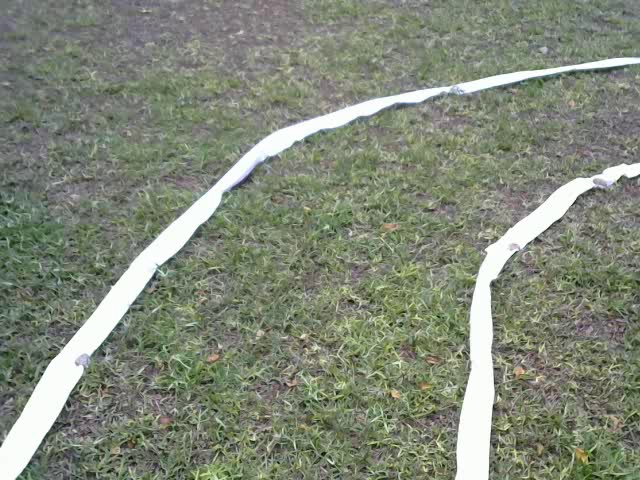
#> input picture frame0.jpg, 640 x 480 px
$ python binary.py
#> lines starting #> are read from the running program, lines starting #| are printed output that depends on the picture; after the words box and inside, x2 and y2 are one past the last pixel; in counts of white or black regions, pixels touching at a corner belong together
import matplotlib.pyplot as plt
import cv2
import numpy as np


def topview(image):
        height,width,col = image.shape
        src = np.array([[0,0],[639,0],[639,479],[0,479]],dtype='float32')
        dest = np.array([[0,0],[639,0],[480,479],[210,height]],dtype='float32')
        h, status = cv2.findHomography(src, dest)
        imgd = np.zeros((height,width,col),dtype='uint8')
        imgd= cv2.warpPerspective(image, h, (width,height))
        return imgd,h
im=cv2.imread("frame0.jpg")
#> im is the input picture: shape (480, 640, 3); mean B, G, R 119.5, 135.6, 128.8
cv2.imshow("image",im)
cv2.waitKey(0)
height,width,_ = im.shape
#> height = 480; width = 640

im,h = topview(im)
#> in topview, `imgd= cv2.warpPerspective(image, h, (width,height))`:
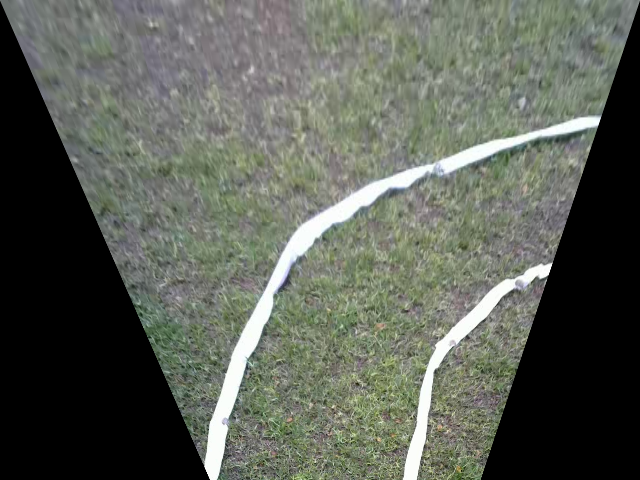
#> imgd: shape (480, 640, 3); mean B, G, R 86.6, 95.9, 91.5
#> h = [[1, 1.04, 5.01e-13], [1.58e-17, 2.37, 3.34e-13], [7.74e-06, 0.00286, 1]]
cv2.imshow("image",im)
cv2.waitKey(0)
cv2.imwrite("3.jpeg",im)
hsv = cv2.cvtColor(im, cv2.COLOR_BGR2HSV)
#> hsv: shape (480, 640, 3); mean H, S, V 40.5, 20.8, 96.4
ycrcb = cv2.cvtColor(im, cv2.COLOR_BGR2YCrCb)
#> ycrcb: shape (480, 640, 3); mean of channels 0, 1, 2 93.5, 126.6, 124.1
lab = cv2.cvtColor(im, cv2.COLOR_BGR2LAB)
#> lab: shape (480, 640, 3); mean of channels 0, 1, 2 100.1, 124.6, 132.5


fig,_axs = plt.subplots(nrows=4,ncols=3)
fig.subplots_adjust(hspace=0.3)
axs=_axs.flatten()

axs[0].imshow(im[:,:,0])
axs[0].set_title("Red")
axs[1].imshow(im[:,:,1])
axs[1].set_title("Green")
axs[2].imshow(im[:,:,2])
axs[2].set_title("Blue")
axs[3].imshow(ycrcb[:,:,0])
axs[3].set_title("YCrCb_Y")
axs[4].imshow(ycrcb[:,:,1])
axs[4].set_title("YCrCb_Cr")
axs[5].imshow(ycrcb[:,:,2])
axs[5].set_title("YCrCb_Cb")
axs[6].imshow(hsv[:,:,0])
axs[6].set_title("HSV_H")
axs[7].imshow(hsv[:,:,1])
axs[7].set_title("HSV_S")
axs[8].imshow(hsv[:,:,2])
axs[8].set_title("HSV_V")
axs[9].imshow(lab[:,:,0])
axs[9].set_title("LAB_L")
axs[10].imshow(lab[:,:,1])
axs[10].set_title("LAB_a")
axs[11].imshow(lab[:,:,2])
axs[11].set_title("LAB_b")

plt.show()
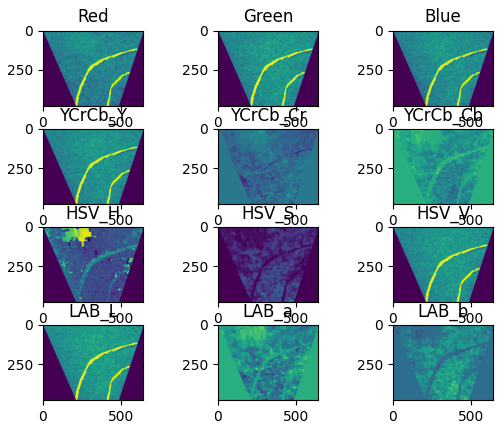
#> figure drawn by matplotlib, 12 panels

red_chan=im[:,:,0]
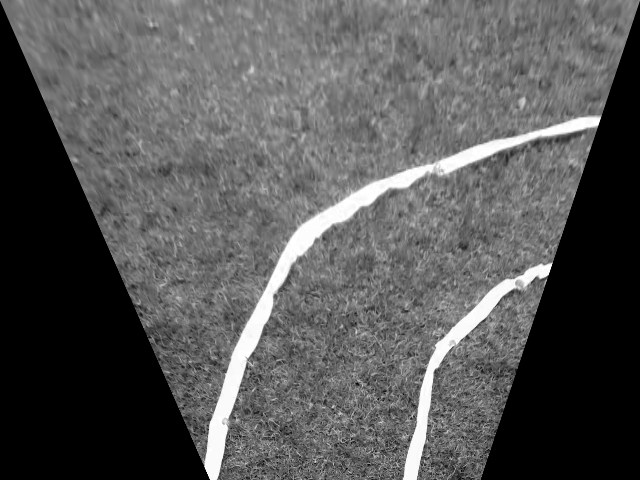
#> red_chan: shape (480, 640); min 0, max 255, mean 86.6
#print(red_chan)
thres=(200,255)
output=np.zeros_like(red_chan)
#output[(red_chan>=thres[0])&(red_chan<=thres[1])]=255
th, dst = cv2.threshold(red_chan, 200, 255, cv2.THRESH_BINARY)
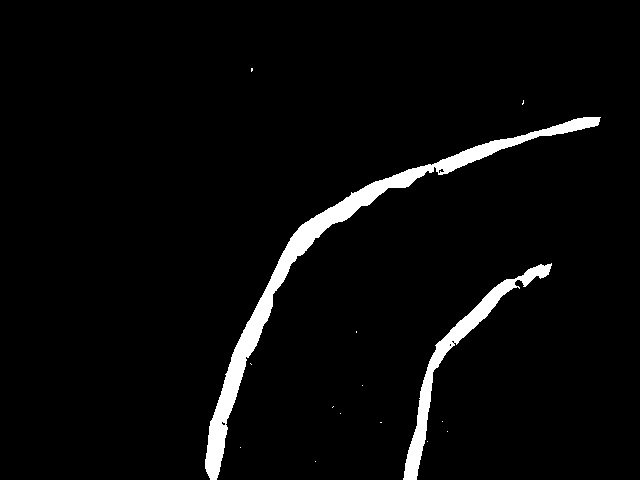
#> dst: shape (480, 640); 3.7% white; 15 white regions (13 under 20 px), largest, box (x1, y1, x2, y2) and area: (205, 117, 601, 480) 8148, (403, 263, 552, 480) 3264
cv2.imshow("out",dst)
cv2.waitKey(0)
final = cv2.medianBlur(dst, 9)
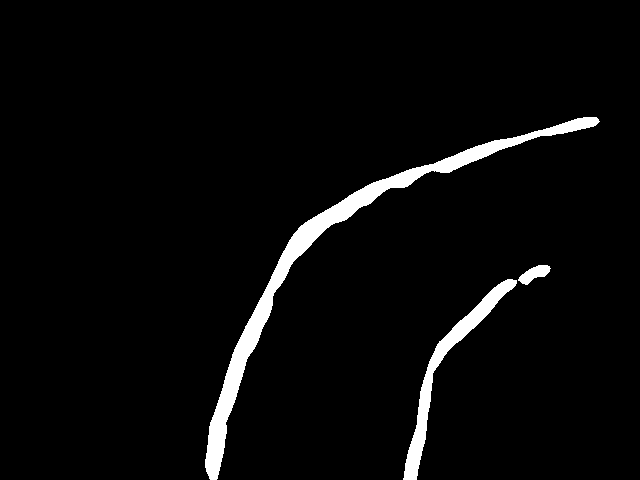
#> final: shape (480, 640); 3.7% white; 3 white regions, box (x1, y1, x2, y2) and area: (205, 117, 600, 480) 8142, (403, 279, 517, 480) 2888, (518, 265, 551, 285) 343
cv2.imshow("median",final)
cv2.waitKey(0)
cv2.imwrite("2.jpeg",final)
